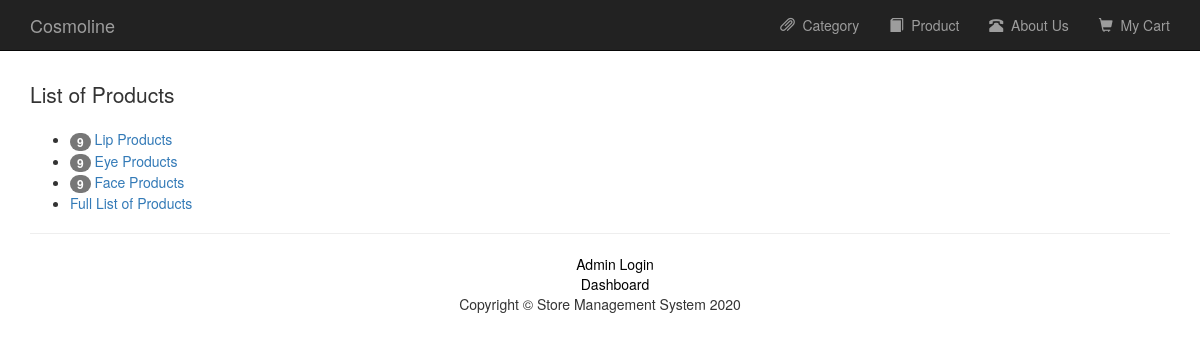
/POS/manufacturer.php, run on the app's committed database.
### tables this page shows
CREATE TABLE `manufacturer` (
  `Manufacturer_ID` int(10) unsigned NOT NULL AUTO_INCREMENT,
  `Manufacturer_Name` varchar(60) NOT NULL,
  PRIMARY KEY (`Manufacturer_ID`)
);

### POS/manufacturer.php (the view, shortened to what this page needs)
<?php
	$conn = db_connect();
	$query = "SELECT * FROM manufacturer ORDER BY Manufacturer_ID";
	$result = mysqli_query($conn, $query);
	require "./template/header.php";
?>
	<p class="lead">List of Products</p>
	<ul>
	<?php
		while($row = mysqli_fetch_assoc($result)){
			$count = 0;
			$query = "SELECT Manufacturer_ID FROM product";
			$result2 = mysqli_query($conn, $query);
			while ($ppb = mysqli_fetch_assoc($result2)){
				if($ppb['Manufacturer_ID'] == $row['Manufacturer_ID']){
					$count++;
				}
			}
	?>
		<li>
			<span class="badge"><?php echo $count; ?></span>
		    <a href="ppb.php?mid=<?php echo $row['Manufacturer_ID']; ?>"><?php echo $row['Manufacturer_Name']; ?></a>
		</li>
	<?php } ?>
		<li>
			<a href="products.php">Full List of Products</a>
		</li>
	</ul>
<?php
	require "./template/footer.php";
?>

### data on the page
manufacturer: count "9", Manufacturer_Name "Lip Products"
manufacturer: count "9", Manufacturer_Name "Eye Products"
manufacturer: count "9", Manufacturer_Name "Face Products"
